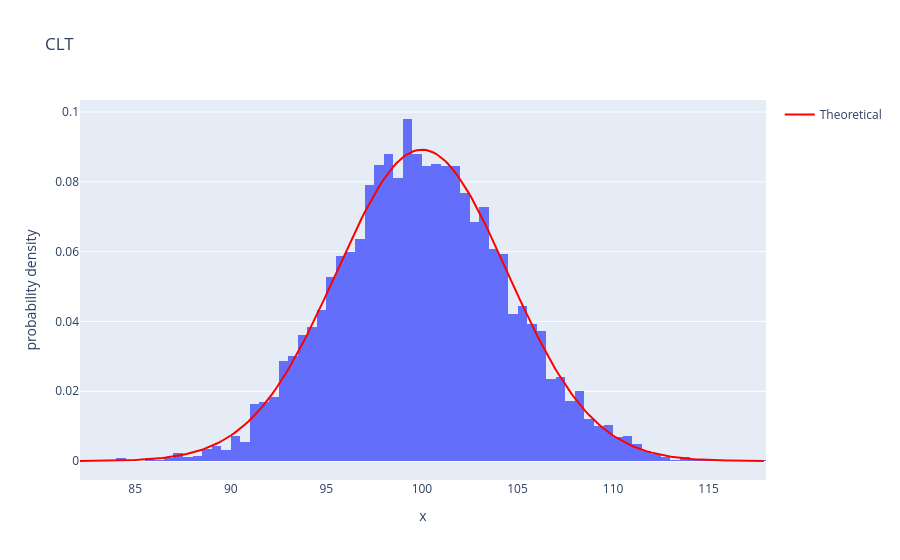

Notebook code cell kept with this figure:
### Code cell
sample_size = 500
experiments_cnt = 5000
beta = 100

means = [np.random.exponential(scale=beta, size=sample_size).mean() for _ in range(experiments_cnt)]

fig = px.histogram(x=means, histnorm='probability density', title="CLT")

mu = beta
sigma = beta/np.sqrt(sample_size)
x_range = np.linspace(mu - 4*sigma, mu + 4*sigma, 200)
y_theory = stats.norm.pdf(x_range, loc=mu, scale=sigma)

fig.add_trace(
     go.Scatter(
        x=x_range,
        y=y_theory,
        mode='lines',
        name='Theoretical',
        line={'color': 'red', 'width': 2}
    )
)

fig.show()

### Figure 1 — Plotly figure (JSON) as saved in the notebook; plotly's stock layout.template omitted (floating-point values rounded to 4 significant figures; data arrays with more than 128 entries replaced by an {"elided": "..."} marker saying what was removed)
{"data": [{"bingroup": "x", "histnorm": "probability density", "hovertemplate": "x=%{x}<br>probability density=%{y}<extra></extra>", "legendgroup": "", "marker": {"color": "#636efa", "pattern": {"shape": ""}}, "name": "", "orientation": "v", "showlegend": false, "type": "histogram", "x": {"elided": "5000 float values"}, "xaxis": "x", "yaxis": "y"}, {"line": {"color": "red", "width": 2}, "mode": "lines", "name": "Theoretical", "type": "scatter", "x": {"elided": "200 float values"}, "y": {"elided": "200 float values"}}], "layout": {"barmode": "relative", "legend": {"tracegroupgap": 0}, "title": {"text": "CLT"}, "xaxis": {"anchor": "y", "domain": [0, 1], "title": {"text": "x"}}, "yaxis": {"anchor": "x", "domain": [0, 1], "title": {"text": "probability density"}}}}
